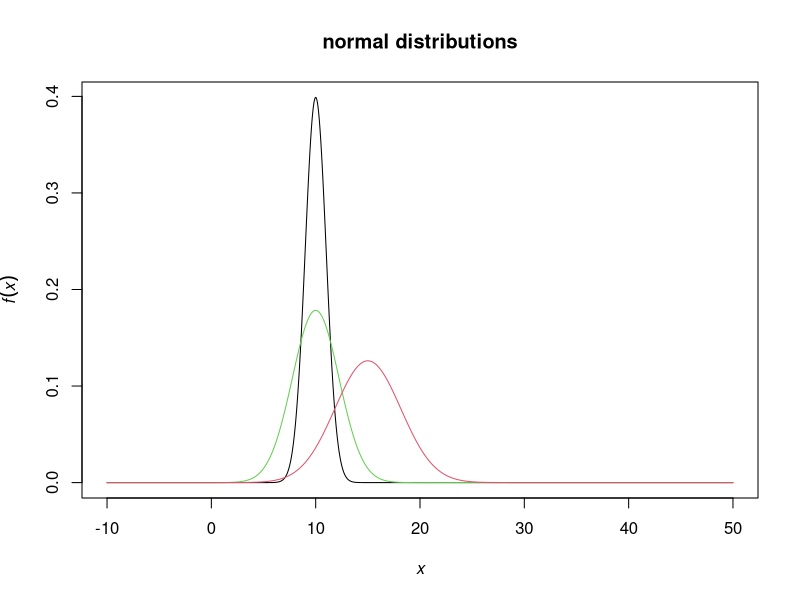

Recreate this plot in R.
rm(list=ls())
# Specify x values for which f(x) will be computed
x=seq(from=-10, to= 50, by = 0.01)
# specify mean and standard deviation for 1st dist.

# Note: the 1st dist. should be the one with 
# the smallest variance

mean_1 = 10
mean_2 = 10
mean_3 = 15

variance_1 = 1
variance_2 = 5
variance_3 = 10

mu = c(mean_1, mean_2, mean_3)
sigma = sqrt(c(variance_1, variance_2, variance_3))

p1 = dnorm(x, mean=mu[1], sd=sigma[1])
p2 = dnorm(x, mean=mu[2], sd=sigma[2])
p3 = dnorm(x, mean=mu[3], sd=sigma[3])

plot(x,p1,type="l",
   xlab=expression(italic(x)),
   ylab=expression(italic(f(x))),
   main = "normal distributions") # dist 1 is black
lines(x,p2,col=3)                # dist 2 is green
lines(x,p3,col=10)               # dist 3 is red

